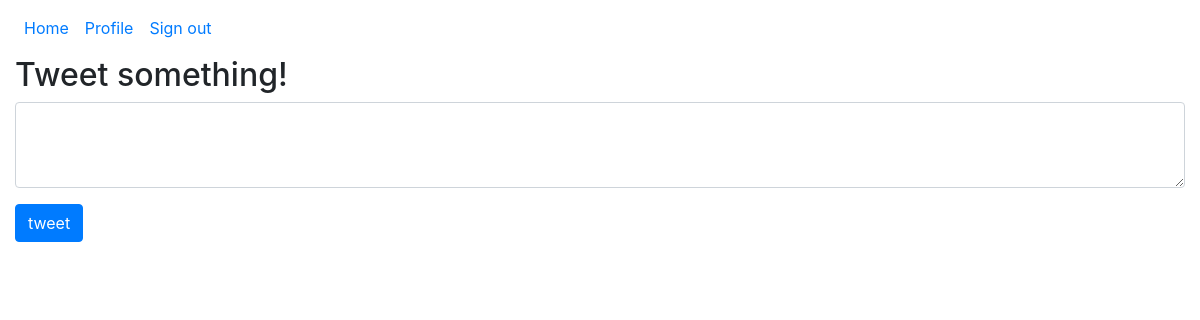
Page / (signed in) on the earlier database version.
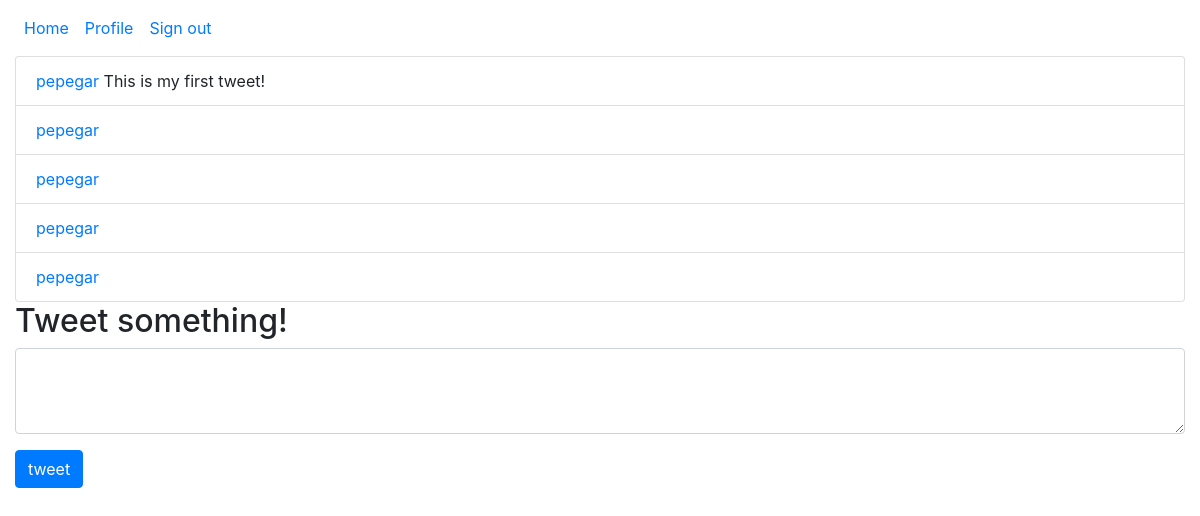
Same page on the later database version.
### models.py (models this page shows)
class Tweet(db.Model):
    __tablename__ = "tweets"
    id = db.Column(db.Integer, autoincrement=True, primary_key=True)
    text = db.Column(db.String(140), nullable=False)
    user_id = db.Column(db.Integer, db.ForeignKey('users.id'), nullable=False)
    user = db.relationship('User', backref=db.backref('tweets', lazy=True))

class User(db.Model):
    __tablename__ = "users"
    id = db.Column(db.Integer, autoincrement=True, primary_key=True)
    username = db.Column(db.String(40), unique=True, nullable=False)
    password = db.Column(db.String, nullable=False)

### server.py (the view)
@app.route("/")
def index():
    query = Tweet.query
    if "username" in session:
        user = User.query.filter(User.username == session["username"]).first()
        query = query.filter(Tweet.user_id == user.id)
    tweets = query.all()
    return render_template("index.html", session = session, tweets = tweets)

### templates/index.html (shortened to what this page needs)
{% extends "base.html" %}
{% block main %}
<ul class="list-group">
{% for tweet in tweets %}
    <li class="list-group-item">
        <span><a href="/{{tweet.user.username}}">{{tweet.user.username}}</a></span>
        <span>{{tweet.text}}</span>
    </li>
{% endfor %}
</ul>
{% if session.username %}
<h2>Tweet something!</h2>
<form action="/tweet" method="POST">
    <div class="form-group">
        <textarea name="tweet" class="form-control" id="form-tweet" rows="3"></textarea>
    </div>
    <button type="submit" class="btn btn-primary">tweet</button>
</form>
{% endif %}
{% endblock %}

### templates/base.html (shortened to what this page needs)
<!doctype html>
<html>
    <head>
        <link rel="stylesheet" href="https://stackpath.bootstrapcdn.com/bootstrap/4.4.1/css/bootstrap.min.css">
    </head>
    <body>
        <header class="navbar navbar-expand flex-column flex-md-row bd-navbar">
            <div class="navbar-nav-scroll">
                <ul class="navbar-nav bd-navbar-nav flex-row">
                    <li class="nav-item">
                        <a class="nav-link" href="/">Home</a>
                    </li>
                    {% if session.username %}
                    <li class="nav-item">
                        <a class="nav-link" href="/{{session.username}}">Profile</a>
                    </li>
                    <li class="nav-item">
                        <a class="nav-link" href="/signout">Sign out</a>
                    </li>
                    {% endif %}
                </ul>
            </div>
        </header>
        <div class="container-fluid">
            {% block main %}
            {% endblock %}
        </div>
    </body>
</html>

Differences in the rows shown:
added Tweet: user.username "pepegar", text "This is my first tweet!"
added Tweet: user.username "pepegar"
added Tweet: user.username "pepegar"
added Tweet: user.username "pepegar"
added Tweet: user.username "pepegar"
